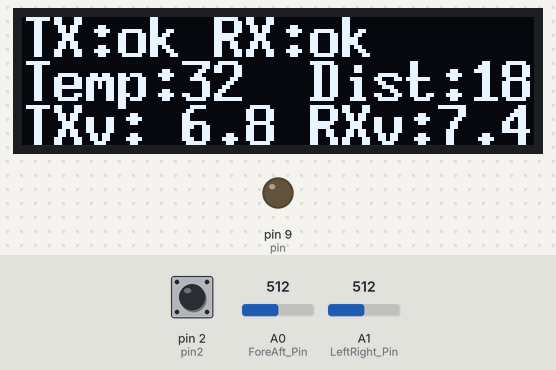
A sketch run on a simulated Arduino Uno, built with avr-gcc and run on an emulated ATmega328P. Parts: 128×32 one-colour display, output pins drawn as LEDs (lit = HIGH). Inputs (shaded band) come from the test bench; at power-on: pin 2 (pin2) HIGH, A0 (ForeAft_Pin) = 512, A1 (LeftRight_Pin) = 512. No radio packets arrive unless stated; what the sketch prints to the serial monitor is not drawn.

Above: at 1.3 s.
1.4 s: pin 2 (pin2) pulled LOW for 0.25 s
Timing chart, 0 to 4.4 s (numbered marks = the images above; inputs shaded):
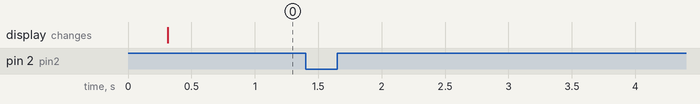

The sketch:

TX-ack-com5.ino
```cpp
// https://shantamraj.wordpress.com/2014/11/30/auto-ack-completely-fixed/
#include<SPI.h>
#include<nRF24L01.h>
#include<RF24.h>
#include <Wire.h>  // Include Wire if you're using I2C
#include "U8glib.h"

int rec[1] = {5};
bool stat = true;
RF24 radio(7,8);
const uint64_t pipe[1] = {0xF0F0F0F0E1LL};

U8GLIB_SSD1306_128X32 u8g(U8G_I2C_OPT_NONE);  // I2C / TWI

bool setLED = false;
int pin   = 9;      // LED Pin
int pin2  = 2;     // Switch input
volatile int state = LOW;

// Decide where you are going to plug the joystick into the circuit board.
int ForeAft_Pin   = 0;       // Plug Joystick Fore/Aft into Analog pin 0
int LeftRight_Pin = 1;      // Plug Joystick Left/Right into Analog pin 1

// Create variables to read joystick values
float ForeAft_Input ;       // Variable to store data for Fore/Aft input from joystick
float LeftRight_Input ;     // Variable to store data for for Left/Right input from joystick

// Create variables to transmit servo value
int ForeAft_Output;         // Expected range 0 - 180 degrees
int LeftRight_Output;       // Expected range 0 - 180 degrees

// These variables allow for math conversions and later error checking as the program evolves.
int Fore_Limit = 1023;      // High ADC Range of Joystick ForeAft
int Aft_Limit  = 1;         // Low ADC Range of Joystick ForeAft

int Right_Limit = 1023;     // High ADC Range of Joystick LeftRight
int Left_Limit  = 1;        // Low ADC Range of Joystick LeftRight

typedef struct {
    int FR;   // Fwd Rev joystick
    int LR;   // Left right joystick
    bool S1;  // Switch 1
    bool S2;  // Switch 2
  } data;
data payload;

typedef struct{
  int temp;       //temperature
  int volts;      // voltage
  int distance;   // distance sensor
  bool front;
  bool rear;
} info;
info telemetry;

void setup()
{

  // flip screen, if required
 //  u8g.setRot180();
    u8g.setColorIndex(255);     // white


  Serial.begin(57600);
    //set LED on pin9 mode
     pinMode(pin, OUTPUT);
    // set pin2 mode & set internal pull up resistor
    pinMode(pin2, INPUT);
    digitalWrite(pin2, HIGH);
    //attach interrupt 'listener' to pin2 on Arduino
    attachInterrupt(0, ISR1, HIGH);

  payload.FR = 90;
  payload.LR = 90;
  payload.S1 = false;
  payload.S2 = false;

  radio.begin();
  delay(100);
  radio.setAutoAck(true);
  radio.enableAckPayload();
  radio.enableDynamicPayloads();
  radio.stopListening();
  radio.openWritingPipe(pipe[0]);
  radio.setRetries(15,15);
  int channel = radio.getChannel();
  int speed = radio.getDataRate();
  Serial.print("TX Booting up on channel ");
  Serial.print(channel);
  Serial.print(" at ");
  Serial.println(speed);
  radio.printDetails();

 }
void loop()
{

  // picture loop
  u8g.firstPage();
  do {
    draw();
  } while( u8g.nextPage() );


    ForeAft_Input     = analogRead(ForeAft_Pin) ;          // Read the Fore/Aft joystick value
    LeftRight_Input   = analogRead(LeftRight_Pin) ;        // Read the Left/Right joystick value

    ForeAft_Output    = convertForeAftToServo(ForeAft_Input) ;     // Convert the Fore/Aft joystick value to a Servo value (0-180)
    LeftRight_Output  = convertLeftRightToServo(LeftRight_Input) ; // Convert the Left/Right joystick value to a Servo value (0-180)
    payload.FR = ForeAft_Output;
    payload.LR = 90; //not connected LeftRight_Output;
  //delay (4000);
if(stat)
{
    //if(radio.write(msg,sizeof(msg)))
    if(radio.write(&payload,sizeof(payload)))
    {
    Serial.print("We going to TX  FR:");
    Serial.print(payload.FR);
    Serial.print(" LR:");
    Serial.print(payload.LR);
    Serial.print(" S1:");
    Serial.print(payload.S1);
    Serial.print(" S2:");
    Serial.print(payload.S2);
      if(radio.isAckPayloadAvailable())
      {
       // radio.read(rec,sizeof(int));
        radio.read(&telemetry,sizeof(telemetry));
        Serial.print(" and ack payload is : ");
        //Serial.println(rec[0]);
        Serial.print(telemetry.temp);
        Serial.print(" ");
        Serial.print(telemetry.volts);
        Serial.print(" ");
        Serial.println(telemetry.distance);

        if (rec[0]> 50 ){
          digitalWrite(pin, LOW);
        } else {
          digitalWrite(pin, HIGH);
        }
      }
      else
      {
        //stat = false; //doing this completely shuts down the transmitter if an ack payload is not received !!
        Serial.println("No acks being recieved, so we lost link so stop here....");
      }
    }
 }

   if(state == HIGH){
      Serial.println("--EVENT TRIGGERED--");
      Serial.println(state);
      Serial.println(digitalRead(pin));
      setLED = !setLED;
      //digitalWrite(pin, setLED);
      payload.S1 = setLED;
      delay(15000);
      state = LOW;
  }
}

void ISR1(){
 //tone(8, 350, 250);
 state = HIGH;
}


// Function to convert and scale the Fore/Aft data
float convertForeAftToServo(float y) {
    int result;
    result = ((y - Aft_Limit) / (Fore_Limit - Aft_Limit) * 180);
    return result;
}

// Function to convert and scale the Left / Right data
// Can be replaced with Map function
float convertLeftRightToServo(float x) {
    int result;
    result = ((x - Left_Limit) / (Right_Limit - Left_Limit) * 180);
    return result;
}

void draw(void) {
  u8g.setFont(u8g_font_8x13B);
  u8g.drawStr( 0, 10, "TX:ok RX:ok");
  u8g.drawStr( 0, 21, "Temp:32  Dist:18cm");
  u8g.drawStr( 0, 32, "TXv: 6.8 RXv:7.4v");
}
```

Measured:
- after the input at 1.4 s, every drawn part: stays the same
